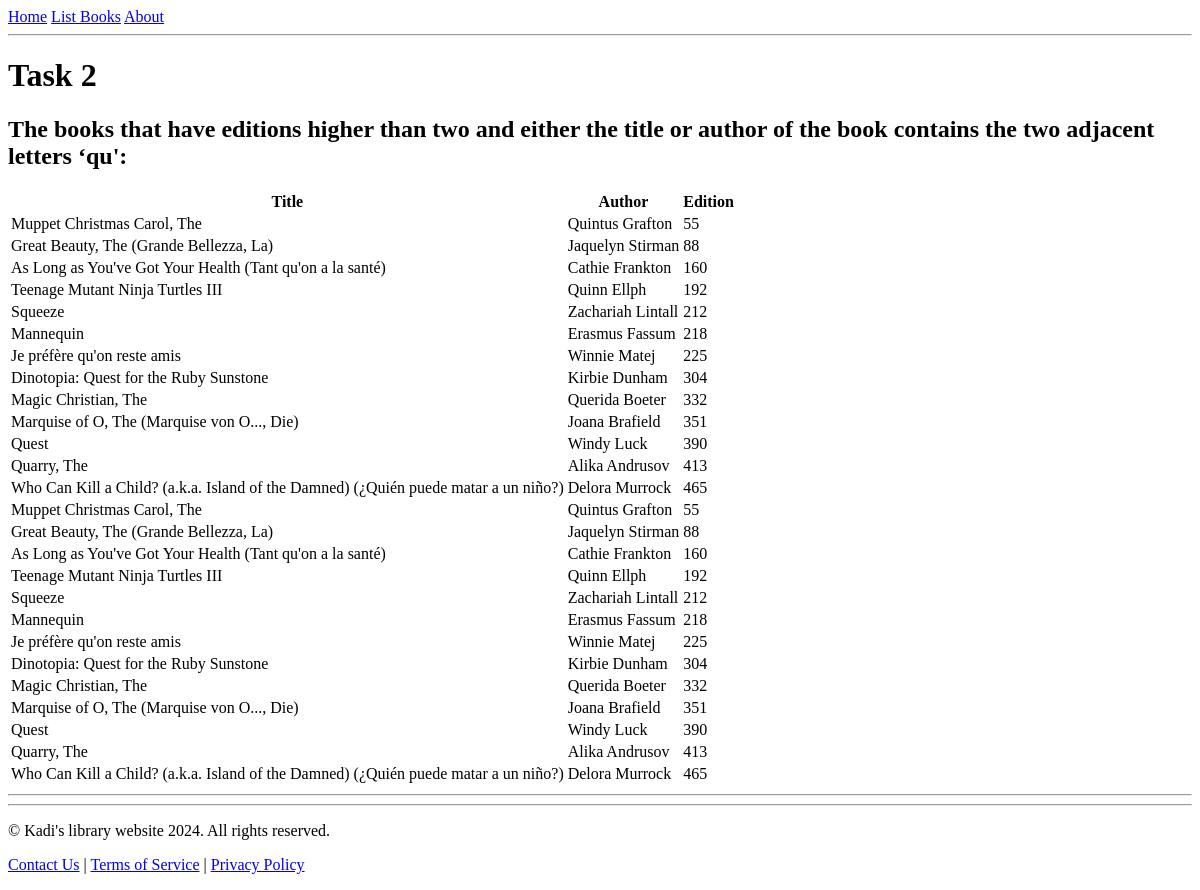
The app's page /books/lab8/task2/, older data.
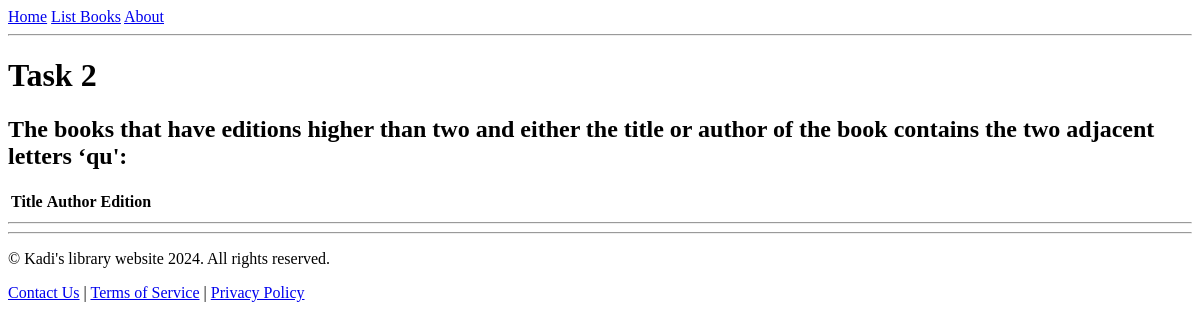
The same page, newer data.
### apps/bookmodule/models.py (models this page shows)
class Book(models.Model):
    title = models.CharField(max_length = 50)
    author = models.CharField(max_length = 50)
    price = models.FloatField(default = 0.0)
    edition = models.SmallIntegerField(default = 1)

### apps/bookmodule/views.py (the view)
# urls.py: path('lab8/task2/', views.task2),
def task2(request):
    books = Book.objects.filter(Q(edition__gt = 2) & (Q(title__icontains = 'qu') | Q(author__icontains = 'qu')))
    return render(request, 'bookmodule/task2.html', {'books': books})

### apps/templates/bookmodule/task2.html (shortened to what this page needs)
{% extends "layouts/base.html" %}
{% load static %}
{% block content %}
<h1>Task 2</h1>
<h2>The books that have editions higher than two and either the title or author of the book contains the two adjacent letters ‘qu':</h2>
<table>
<tr>
    <th> Title </th>
    <th> Author </th>
    <th> Edition </th>
</tr>
    {% for book in books %}
<tr>
    <td> {{book.title}} </td>
    <td> {{book.author}} </td>
    <td> {{book.edition}} </td>
</tr>
    {% endfor %}
</table>
<hr>
{% endblock content %}

Row changes from the older to the newer data that the page shows:
removed Book: title "Muppet Christmas Carol, The", author "Quintus Grafton", edition "55"
removed Book: title "Great Beauty, The (Grande Bellezza, La)", author "Jaquelyn Stirman", edition "88"
removed Book: title "As Long as You've Got Your Health (Tant qu'on a la santé)", author "Cathie Frankton", edition "160"
removed Book: title "Teenage Mutant Ninja Turtles III", author "Quinn Ellph", edition "192"
removed Book: title "Squeeze", author "Zachariah Lintall", edition "212"
removed Book: title "Mannequin", author "Erasmus Fassum", edition "218"
removed Book: title "Je préfère qu'on reste amis", author "Winnie Matej", edition "225"
removed Book: title "Dinotopia: Quest for the Ruby Sunstone", author "Kirbie Dunham", edition "304"
removed Book: title "Magic Christian, The", author "Querida Boeter", edition "332"
removed Book: title "Marquise of O, The (Marquise von O..., Die)", author "Joana Brafield", edition "351"
removed Book: title "Quest", author "Windy Luck", edition "390"
removed Book: title "Quarry, The", author "Alika Andrusov", edition "413"
removed Book: title "Who Can Kill a Child? (a.k.a. Island of the Damned) (¿Quién puede matar a un niño?)", author "Delora Murrock", edition "465"
removed Book: title "Muppet Christmas Carol, The", author "Quintus Grafton", edition "55"
removed Book: title "Great Beauty, The (Grande Bellezza, La)", author "Jaquelyn Stirman", edition "88"
removed Book: title "As Long as You've Got Your Health (Tant qu'on a la santé)", author "Cathie Frankton", edition "160"
removed Book: title "Teenage Mutant Ninja Turtles III", author "Quinn Ellph", edition "192"
removed Book: title "Squeeze", author "Zachariah Lintall", edition "212"
removed Book: title "Mannequin", author "Erasmus Fassum", edition "218"
removed Book: title "Je préfère qu'on reste amis", author "Winnie Matej", edition "225"
removed Book: title "Dinotopia: Quest for the Ruby Sunstone", author "Kirbie Dunham", edition "304"
removed Book: title "Magic Christian, The", author "Querida Boeter", edition "332"
removed Book: title "Marquise of O, The (Marquise von O..., Die)", author "Joana Brafield", edition "351"
removed Book: title "Quest", author "Windy Luck", edition "390"
removed Book: title "Quarry, The", author "Alika Andrusov", edition "413"
removed Book: title "Who Can Kill a Child? (a.k.a. Island of the Damned) (¿Quién puede matar a un niño?)", author "Delora Murrock", edition "465"
